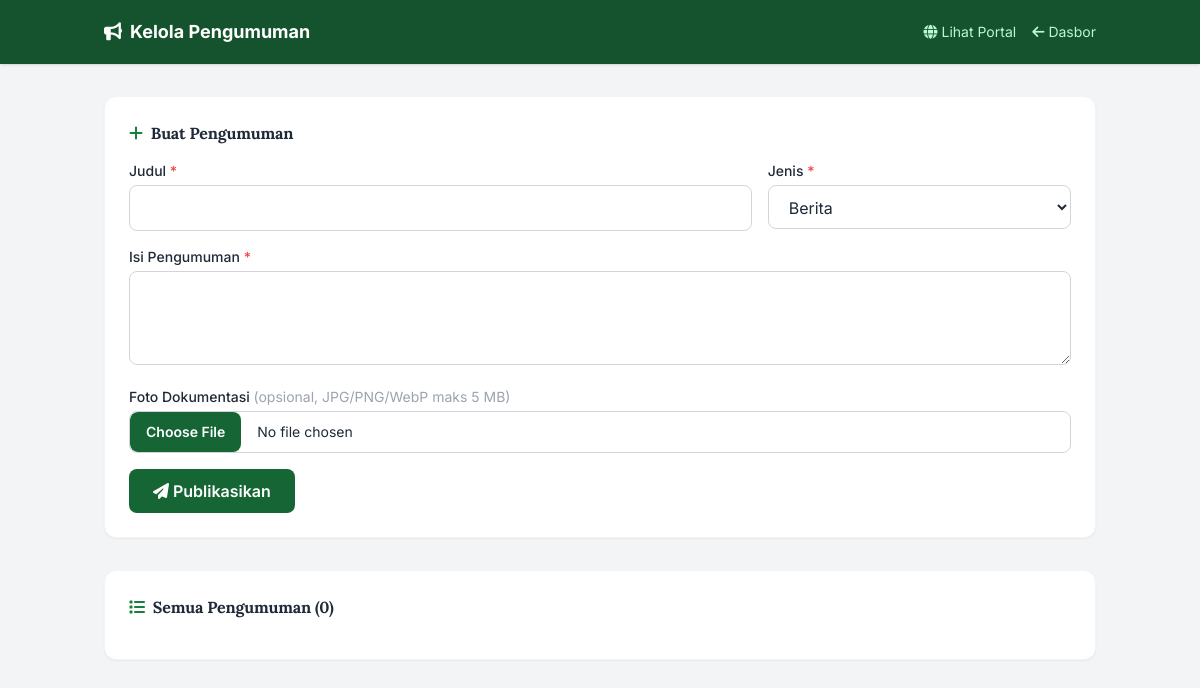
Page /kelola_pengumuman.php (signed in) on the earlier database version.
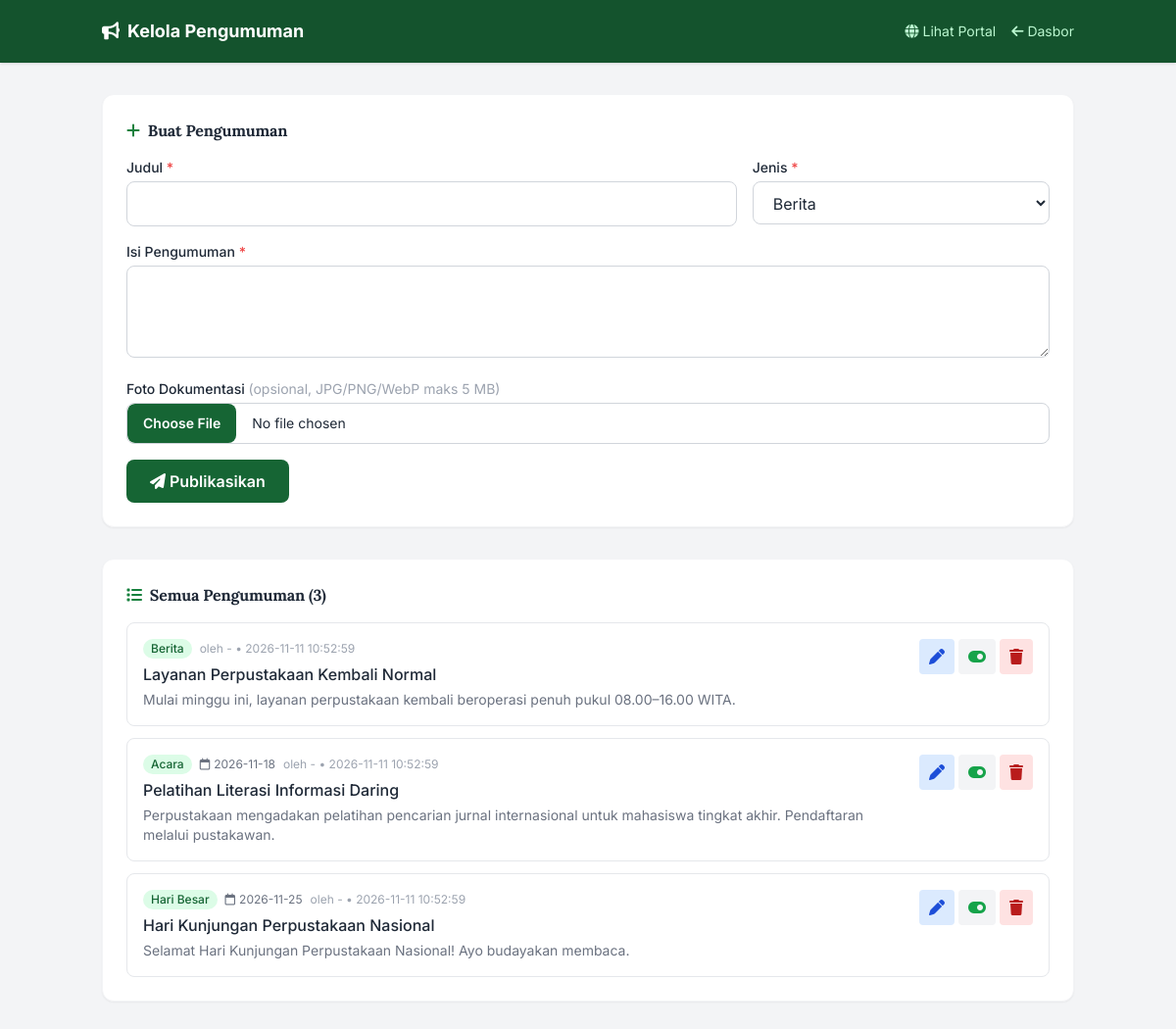
Same page on the later database version.
### tables this page shows
CREATE TABLE pengumuman (
    id INT UNSIGNED AUTO_INCREMENT PRIMARY KEY,
    judul VARCHAR(200) NOT NULL,
    isi TEXT NOT NULL,
    jenis ENUM('berita','acara','hari_besar') NOT NULL DEFAULT 'berita',
    tanggal_acara DATE DEFAULT NULL,          
    status_aktif TINYINT(1) NOT NULL DEFAULT 1,
    dibuat_oleh INT UNSIGNED DEFAULT NULL,    
    dibuat_pada DATETIME NOT NULL DEFAULT CURRENT_TIMESTAMP,
    CONSTRAINT fk_pengumuman_pembuat FOREIGN KEY (dibuat_oleh)
        REFERENCES admin_users (id) ON UPDATE CASCADE ON DELETE SET NULL,
    INDEX idx_status_jenis (status_aktif, jenis),
    INDEX idx_tanggal_acara (tanggal_acara)
);

### includes/helpers.php (called while the page is built, shortened)
<?php
if (!function_exists('e')) {
    function e(string $s): string {
        return htmlspecialchars($s, ENT_QUOTES, 'UTF-8');
    }
}

### kelola_pengumuman.php (the view, shortened to what the changed rows need)
<?php
require_once __DIR__ . '/koneksi.php';
$list = $pdo->query(
    'SELECT p.*, a.nama AS penulis
     FROM pengumuman p
     LEFT JOIN admin_users a ON a.id = p.dibuat_oleh
     ORDER BY p.dibuat_pada DESC'
)->fetchAll();
$labelJenis = [
    'berita'     => 'Berita',
    'acara'      => 'Acara',
    'hari_besar' => 'Hari Besar',
];
?>
<!DOCTYPE html>
<html lang="id">
<head>
<script src="https://cdn.tailwindcss.com"></script>
<link rel="stylesheet" href="https://cdnjs.cloudflare.com/ajax/libs/font-awesome/6.5.1/css/all.min.css">
<link rel="stylesheet" href="assets/style.css">
</head>
<body class="bg-gray-100 text-gray-800 min-h-screen">
<main class="max-w-5xl mx-auto px-4 py-8 space-y-8">
  <section class="bg-white rounded-xl shadow-sm border border-gray-100 p-6">
    <h2 class="font-bold mb-4"><i class="fa-solid fa-plus mr-2 text-green-700"></i>Buat Pengumuman</h2>
  </section>
  <section class="bg-white rounded-xl shadow-sm border border-gray-100 p-6">
    <h2 class="font-bold mb-4"><i class="fa-solid fa-list mr-2 text-green-700"></i>Semua Pengumuman (<?= count($list) ?>)</h2>
    <div class="space-y-3">
      <?php foreach ($list as $p): ?>
      <div class="p-4 rounded-lg border border-gray-200 <?= $p['status_aktif'] ? '' : 'opacity-50' ?>">
        <?php if (isset($_GET['edit']) && (int)$_GET['edit'] === (int)$p['id']): ?>
          <form method="POST" enctype="multipart/form-data" class="space-y-3">
            <?= csrf_field() ?>
            <input type="hidden" name="aksi" value="edit">
            <input type="hidden" name="id" value="<?= (int)$p['id'] ?>">
            <div class="grid grid-cols-1 md:grid-cols-3 gap-3">
              <input type="text" name="judul" value="<?= e($p['judul']) ?>" required maxlength="200"
                     class="md:col-span-2 px-3 py-2 rounded border border-gray-300 focus:outline-none focus:ring-2 focus:ring-green-600">
              <select name="jenis" class="px-3 py-2 rounded border border-gray-300 bg-white">
                <?php foreach ($labelJenis as $k => $v): ?>
                <option value="<?= $k ?>" <?= $p['jenis'] === $k ? 'selected' : '' ?>><?= $v ?></option>
                <?php endforeach; ?>
              </select>
            </div>
            <input type="date" name="tanggal_acara" value="<?= e((string)$p['tanggal_acara']) ?>"
                   class="px-3 py-2 rounded border border-gray-300">
            <textarea name="isi" required rows="2"
                      class="w-full px-3 py-2 rounded border border-gray-300 focus:outline-none focus:ring-2 focus:ring-green-600"><?= e($p['isi']) ?></textarea>
            <div class="flex items-center gap-3">
              <input type="file" name="foto" accept="image/jpeg,image/png,image/webp"
                     class="text-xs file:mr-2 file:py-1.5 file:px-3 file:rounded file:border-0 file:bg-green-800 file:text-white">
              <?php if ($p['foto']): ?>
              <span class="text-xs text-gray-400">Foto saat ini: ada (pilih file baru untuk mengganti)</span>
              <?php endif; ?>
            </div>
            <div class="flex gap-2">
              <button class="px-4 py-2 rounded-lg bg-green-800 text-white text-sm font-semibold"><i class="fa-solid fa-floppy-disk mr-1"></i>Simpan</button>
              <a href="kelola_pengumuman.php" class="px-4 py-2 rounded-lg bg-gray-200 text-gray-600 text-sm">Batal</a>
            </div>
          </form>
        <?php else: ?>
          <div class="flex flex-wrap items-start gap-3">
            <div class="flex-1 min-w-0">
              <div class="flex flex-wrap items-center gap-2 mb-1">
                <span class="text-xs px-2 py-0.5 rounded-full bg-green-100 text-green-800 font-medium"><?= $labelJenis[$p['jenis']] ?></span>
                <?php if ($p['tanggal_acara']): ?>
                <span class="text-xs text-gray-500"><i class="fa-regular fa-calendar mr-1"></i><?= e($p['tanggal_acara']) ?></span>
                <?php endif; ?>
                <span class="text-xs text-gray-400">
                  oleh <?= e($p['penulis'] ?? '-') ?> • <?= e($p['dibuat_pada']) ?>
                </span>
              </div>
              <p class="font-medium"><?= e($p['judul']) ?></p>
              <p class="text-sm text-gray-500 mt-1"><?= e($p['isi']) ?></p>
            </div>
            <div class="shrink-0 flex gap-1">
              <a href="kelola_pengumuman.php?edit=<?= (int)$p['id'] ?>" title="Edit"
                 class="px-2.5 py-1.5 rounded bg-blue-100 text-blue-700 hover:bg-blue-200"><i class="fa-solid fa-pen"></i></a>
              <form method="POST" class="inline">
                <button title="<?= $p['status_aktif'] ? 'Sembunyikan' : 'Tampilkan' ?>"
                        class="px-2.5 py-1.5 rounded bg-gray-100 text-gray-600 hover:bg-gray-200">
                  <i class="fa-solid fa-toggle-<?= $p['status_aktif'] ? 'on text-green-600' : 'off' ?>"></i>
                </button>
              </form>
              <?php if (($_SESSION['admin_role'] ?? '') === 'admin'): ?>
              <form method="POST" class="inline" onsubmit="return confirm('Hapus pengumuman ini secara permanen?');">
                <button title="Hapus (khusus admin)" class="px-2.5 py-1.5 rounded bg-red-100 text-red-700 hover:bg-red-200"><i class="fa-solid fa-trash"></i></button>
              </form>
              <?php endif; ?>
            </div>
          </div>
        <?php endif; ?>
      </div>
      <?php endforeach; ?>
    </div>
  </section>
</main>
</body>
</html>

Differences in the rows shown:
added pengumuman: jenis "Berita", penulis "-", dibuat_pada "2026-11-11 10:52:59", judul "Layanan Perpustakaan Kembali Normal", isi "Mulai minggu ini, layanan perpustakaan kembali beroperasi penuh pukul 08.00–16.00 WITA.", status_aktif 1 (drawn)
added pengumuman: jenis "Acara", tanggal_acara "2026-11-18", penulis "-", dibuat_pada "2026-11-11 10:52:59", judul "Pelatihan Literasi Informasi Daring", isi "Perpustakaan mengadakan pelatihan pencarian jurnal internasional untuk mahasiswa tingkat akhir. Pendaftaran melalui pustakawan.", status_aktif 1 (drawn)
added pengumuman: jenis "Hari Besar", tanggal_acara "2026-11-25", penulis "-", dibuat_pada "2026-11-11 10:52:59", judul "Hari Kunjungan Perpustakaan Nasional", isi "Selamat Hari Kunjungan Perpustakaan Nasional! Ayo budayakan membaca.", status_aktif 1 (drawn)
Other differences:
count($list): "0" → "3"
